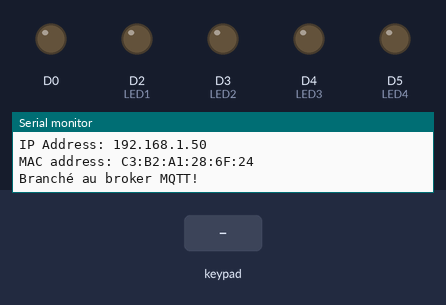
Bench run of a program on a simulated Arduino MKR. Parts: output pins drawn as LEDs (lit = HIGH), the last lines printed to the serial monitor. Inputs (shaded band) come from the test bench. WiFi joins after 1.5 s; servers stay silent unless stated; no MQTT or app messages arrive unless stated.

Above: at 12.7 s.
12.8 s: keypad keys 1 3 1 2 1 1 1 0 pressed 0.4 s apart
At 13.4 s:
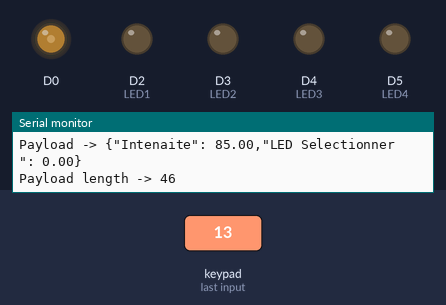
17.5 s: key '5' pressed
At 18.2 s:
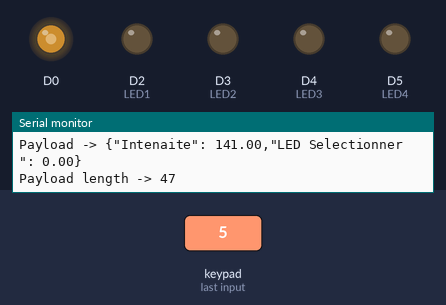
19.0 s: key '7' pressed
At 20.2 s:
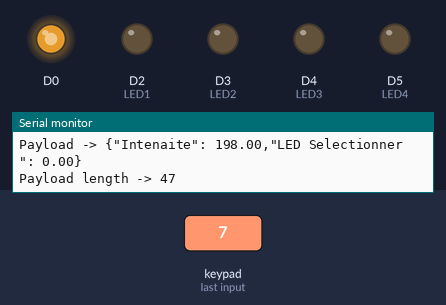
20.5 s: key '1' pressed
At 21.7 s:
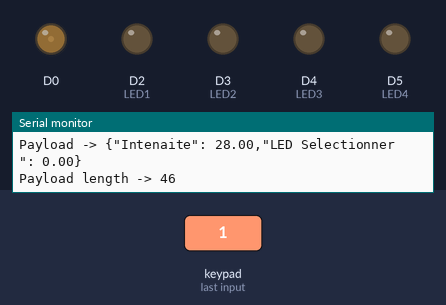
22.0 s: key '3' pressed
At 22.7 s:
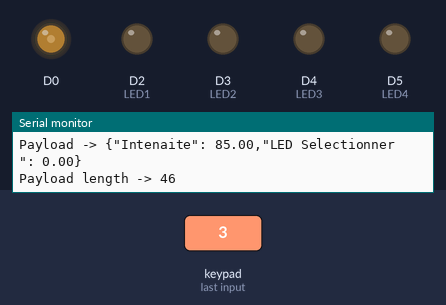
23.5 s: keypad keys 9 8 7 6 pressed 0.4 s apart
At 23.7 s:
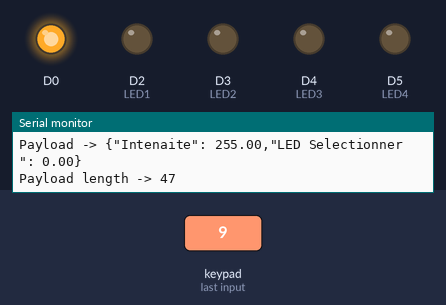
Timing chart, 0 to 26.5 s (numbered marks = the images above; inputs shaded):
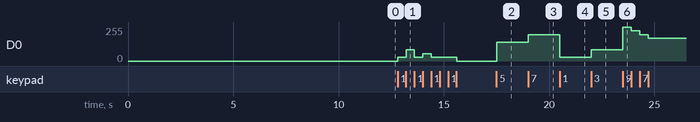

The program:

main.cpp
```cpp
/*
  Titre      : Controle LED avec clavier matriciel
  Auteur     : Anis Aliouachene
  Date       : 21/03/2022
  Description: Le programme permets de controler 4 led a l'aide d'un clavier matriciel ou les chiffres 0 a 9 designe l'intensite  et les boutton
  A,B,C,D designe les LED et on utilise les broche PWM pour allumer les LED
  Version    : 0.0.1
*/


#include <Arduino.h>
#include <WIFIConnector_MKR1010.h>
#include "MQTTConnector.h"
#include "Fonction.h"


void setup() {

   wifiConnect(); // Branchement au WIFI
   MQTTConnect(); // Branchement au broker MQTT

// Setup des broche LED en mode OUTPUT
   pinMode(LED1, OUTPUT);
   pinMode(LED2, OUTPUT);
   pinMode(LED3, OUTPUT);
   pinMode(LED4, OUTPUT);

// Mettre les broche des LED en LOW
   eteint();
}

void loop() {

// Appeler la fonction
  readKp4x4();
}
```

Fonction.h
```cpp
#include<Arduino.h>
#include <Keypad.h>

//Constants
#define ROWS 4
#define COLS 4
const int LED1 = 2;
const int LED2 = 3;
const int LED3 = 4;
const int LED4 = 5;

//Parameters
const char kp4x4Keys[ROWS][COLS]  = {{'1', '2', '3', 'A'}, {'4', '5', '6', 'B'}, {'7', '8', '9', 'C'}, {'*', '0', '#', 'D'}};

// Setup Pin
byte rowKp4x4Pin [4] = {13, 12, 11, 10};
byte colKp4x4Pin [4] = {9, 8, 7, 6};

//Variables
Keypad kp4x4  = Keypad(makeKeymap(kp4x4Keys), rowKp4x4Pin, colKp4x4Pin, ROWS, COLS);

int LedSelected, Intensite, LedSelectedString;
int LastIntensiteLed1, LastIntensiteLed2 ,LastIntensiteLed3 ,LastIntensiteLed4, LastIntensite;
char PreviousKey;


// Declaration Fonction
void readKp4x4();
void eteint();


void readKp4x4() {

 // function readKp4x4
 //  Read button states from keypad
  char customKey = kp4x4.getKey();

  if (customKey) {

      switch (customKey)
      {

        case 'A':  // Dans le cas de pression sur la touche A

            LedSelected = LED1;  // Affecter numero de la broche de la led 1 dans la variable LedSelected puisque on a selectionner la led 1
            LedSelectedString = 1; // Affecter le chiffre 1 qui designe LED 1 pour l'envoyer sur ThingsBoard
            PreviousKey = 'A';   // Garder la trace du bouton presser
            Intensite = LastIntensiteLed1;  // Affecter la derniere intensite de la led pour l'afficher sur Thingsboard
            break;

        case 'B': // Dans le cas de pression sur la touche B

            LedSelected = LED2; // Affecter numero de la broche de la led 2 dans la variable LedSelected puisque on a selectionner la led 2
            LedSelectedString = 2; // Affecter le chiffre 2 qui designe LED 2 pour l'envoyer sur ThingsBoard
            PreviousKey = 'B';
            Intensite = LastIntensiteLed2;
            break;

        case 'C': // Dans le cas de pression sur la touche C

            LedSelected = LED3;  // Affecter numero de la broche de la led 3 dans la variable LedSelected puisque on a selectionner la led 3
            LedSelectedString = 3;// Affecter le chiffre 3 qui designe LED 3 pour l'envoyer sur ThingsBoard
            PreviousKey = 'C';
            Intensite = LastIntensiteLed3;
            break;

        case 'D': // Dans le cas de pression sur la touche D

            LedSelected = LED4; // Affecter numero de la broche de la led 4 dans la variable LedSelected puisque on a selectionner la led 4
            LedSelectedString = 4; // Affecter le chiffre 4 qui designe LED 4 pour l'envoyer sur ThingsBoard
            PreviousKey = 'D';
            Intensite = LastIntensiteLed4;
            break;

        case '*':  // Dans le cas de pression sur la touche * rien qui ce passe
           break;

        case '#':  // Dans le cas de pression sur la touche # rien qui ce passe
           break;

      default:   // Dans le cas de pression sur les touches numeriques entre 0 et 9

            int Key = customKey - '0'; // Converssion char en type entier int on converti les char '0' - '9' en chiffre entier

            // Utiliser la fonction map pour la regle des troi afin d'avoir l'intensite selon le chiffre selectionner
            // 0 c'est intensite 0 , 9 c'est l'intensite maxiamle 255
            Intensite = map(Key,0,9,0,255);

            // Affectation de l'intensite au variable pour la sauvegarder et garder la dernier intensite de chaque LED
            if (PreviousKey == 'A')
                LastIntensiteLed1 = Intensite;

            else if (PreviousKey == 'B')
                LastIntensiteLed2 = Intensite;

            else if (PreviousKey == 'C')
                 LastIntensiteLed3 = Intensite;

            else if (PreviousKey == 'D')
                  LastIntensiteLed4 = Intensite;


            // Allumage de LED selectionner par une broche PWM avec une intensite entre 0 et 255
            analogWrite(LedSelected, Intensite);
          break;
      }

            appendPayload("Intenaite", Intensite);  //Ajout de la donnée  au message MQTT
            appendPayload("LED Selectionner ", LedSelectedString); //Ajout de la donnée au message MQTT
            sendPayload();  //Envoie du message via le protocole MQTT

 }

}

// Fontion pour eteindre tous les LED
void eteint(){
      digitalWrite(LED1 , LOW);
      digitalWrite(LED2 , LOW);
      digitalWrite(LED3 , LOW);
      digitalWrite(LED4 , LOW);
}
```

MQTTConnector.h
```cpp
/*
  Titre      : MQTTConnector.h
  Auteur     : André Roussel
  Date       : 05/11/2021
  Description: Utilitaire de branchement a un Broker MQTT une fois une connexion établisa l'internet via WIFI, GSM, etc...
  Droits     : Reproduction permise pour usage pédagogique
  Version    : 0.0.1
*/


#include<MQTT.h>


//Constante nécessaire pour le branchement au Broker MQTT

const char MQTT_SERVER[]    = SECRET_MQTT_SERVER_IP;    // Adresse IP du broker MQTT
const int MQTT_SERVER_PORT  = SECRET_MQTT_SERVER_PORT;  // Port du broker MQTT


// Pramètre d'identification de l'objet
const char TOKEN[]        = SECRET_TOKEN;         // Token d'accès de l'objet
const char DEVICE_ID[]    = SECRET_DEVICE_ID;     // Numéro d'indentification de l'objet provenant de Thingsboard

MQTTClient ClientMQTT;      // Création d'un client MQTT pour l'échange de donnée entre l'objet IDO et le broker MQTT


String Payload ="{";      // Chaine de caractère qui contiendra le message envoyer de l'objet vers thingsboard


// Fonctionnalité de branchement utilisant le protocole MQTT

void MQTTConnect() {

  ClientMQTT.begin(MQTT_SERVER, MQTT_SERVER_PORT, ClientWIFI);

  while (!ClientMQTT.connect(DEVICE_ID, TOKEN, "")) {
    Serial.print(".");
    delay(1000);
  }

  Serial.println("\nBranché au broker MQTT!\n");

}


// Affiche la payload qui est envoyé ainsi que sa longeur


/*
  Fonctionnalité qui permet de créer la chaine de données a envoyé au broker MQTT
  Pour le moment, cette chaine ne doit pas dépassé un maximum de 100 caractère
*/

void appendPayload(String Name, float Val)
{

  if( Payload != "{")
  {
    Payload += ",";
  }

  Payload += "\"";
  Payload += Name;
  Payload += "\": ";
  Payload += Val;

}

/*
  Fonctionnalité qui permet l'envoie de la chaine de caractères sous la forme de paires
  Nom associé a la donnée, Valeur de al donnée
*/

void sendPayload()
{
  char attributes[200];
  Payload += "}";
  Payload.toCharArray(attributes, 200);
  ClientMQTT.publish("v1/devices/me/telemetry", attributes);

  Serial.print("Payload -> ");
  Serial.println(Payload);
  Serial.print("Payload length -> ");
  Serial.println(Payload.length());

  Payload="{";

}
```

Secrets.h
```cpp
/*
SSID du WIFI ainsi que le mot de passe
Modifier les paramètre WIFI pour le réseau auquels votre objets doit se brancher
*/

// #define WIFI_SECRET_SSID "IOT_OBJECTS"
// #define WIFI_SECRET_PASS "42Bidules!"


#define WIFI_SECRET_SSID "Ste-adele"
#define WIFI_SECRET_PASS "allo1234"

/*
Information nécessaire pour le branchement a un Broker MQTT
Dans le cadre du cours AIIA1013, ne modifié pas cet information
*/

#define SECRET_MQTT_SERVER_IP "198.164.130.74"
#define SECRET_MQTT_SERVER_PORT 1883

/*
Détails sur l'indentification de l'objet
Cette information provient de l'objet virtuel créer sur le serveur Thingsbord
*/

#define SECRET_TOKEN  "Apc0qlUxjGuJMmBwtSK1"
#define SECRET_DEVICE_ID "5eb4f140-a7f7-11ec-9235-d318ce92df6e"
```

WIFIConnector_MKR1010.h
```cpp
/*
  Titre      : WIFIConnector_MKR1000.h
  Auteur     : André Roussel
  Date       : 03/11/2021
  Description: Fonctions nécessaire pour branché un Arduino MKR1000 a un réseau WIFI
  Droits     : Reproduction permise pour usage pédagogique
  Version    : 0.0.1
*/


#include "Secrets.h"
#include <SPI.h>
#include <WiFiNINA.h>
#include "wifiStatus.h"


const char SSID[] = WIFI_SECRET_SSID; // WiFI ssid provenant du fichier Secrets.h
const char PASS[] = WIFI_SECRET_PASS; //WiFI mot de passe provenant du fichier Secrets.h

int status = WL_IDLE_STATUS;          // Statut de la radio WIFI


WiFiClient ClientWIFI;                //Objets représantant un client se branchant a un réseau WIFI


/*
Fonction de connectivité a un réseau WIFI
*/

void wifiConnect()
{

  // Boucle de branchement au réseau WIFI.  Essaie de branchement a tout les 10 secondes jusqu'a réussite
  while (status != WL_CONNECTED)
  {
    Serial.print("Tentative de branchement au réseau: ");
    Serial.println(SSID);
    status = WiFi.begin(SSID, PASS);
    Serial.println(status);


    delay(10000);  // Délai de 10 secondes entre les tentatives de connexion
  }

  //Sortie de la boucle, alors branché au réseau SSID
  Serial.print("Maintenant branché au réseau WIFI ");
  Serial.println(SSID);

  //Impression de l'information de connexion
  printCurrentNet();
  printWifiData();

}
```

wifiStatus.h
```cpp
/*
  Titre      : wifiStatus.h
  Auteur     : Trouvé sur le WEB et référence perdu dans la brume des temps
  Date       : 03/11/2021
  Description: Fonctionnalité pour information sur le branchement
  Droits     : Reproduction permise pour usage pédagogique
  Version    : 0.0.1
*/


//  Impression de l'adresse MAC du uC

void printMacAddress(byte mac[]) {
  for (int i = 5; i >= 0; i--) {
    if (mac[i] < 16) {
      Serial.print("0");
    }
    Serial.print(mac[i], HEX);
    if (i > 0) {
      Serial.print(":");
    }
  }
  Serial.println();
}


// Obtention de l'adresse IP et MAC du uC

void printWifiData() {
  // print your board's IP address:
  IPAddress ip = WiFi.localIP();
  Serial.print("IP Address: ");
  Serial.println(ip);

  // print your MAC address:
  byte mac[6];
  WiFi.macAddress(mac);
  Serial.print("MAC address: ");
  printMacAddress(mac);
}

// Capture de l'information du réseau WIFI

void printCurrentNet() {
  // print the SSID of the network you're attached to:
  Serial.print("SSID: ");
  Serial.println(WiFi.SSID());

  // print the MAC address of the router you're attached to:
  byte bssid[6];
  WiFi.BSSID(bssid);
  Serial.print("BSSID: ");
  printMacAddress(bssid);

  // print the received signal strength:
  long rssi = WiFi.RSSI();
  Serial.print("signal strength (RSSI):");
  Serial.println(rssi);

  // print the encryption type:
  byte encryption = WiFi.encryptionType();
  Serial.print("Encryption Type:");
  Serial.println(encryption, HEX);
  Serial.println();
}
```

Measured:
- after the input at 12.8 s, D0: 0/255 → 28/255 at once, → 85/255 0.40 s later, → 28/255 0.39 s later, → 56/255 0.40 s later, … (6 changes in this stretch)
- after the input at 17.5 s, D0: 0/255 → 141/255 at once
- after the input at 19.0 s, D0: 141/255 → 198/255 at once
- after the input at 20.5 s, D0: 198/255 → 28/255 at once
- after the input at 22.0 s, D0: 28/255 → 85/255 at once
- after the input at 23.5 s, D0: 85/255 → 255/255 at once, → 226/255 0.40 s later, → 198/255 0.40 s later, → 170/255 0.39 s later
